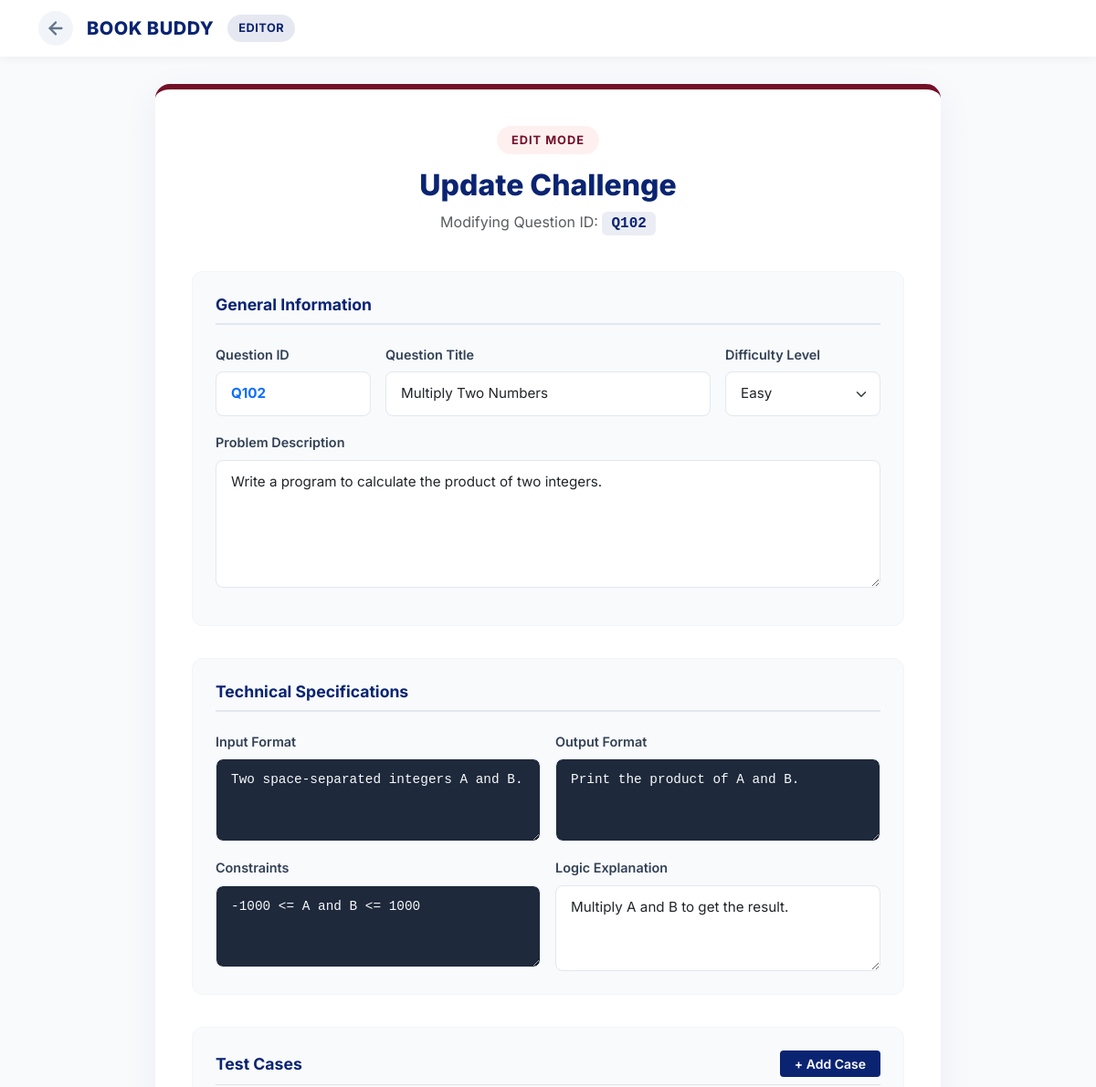
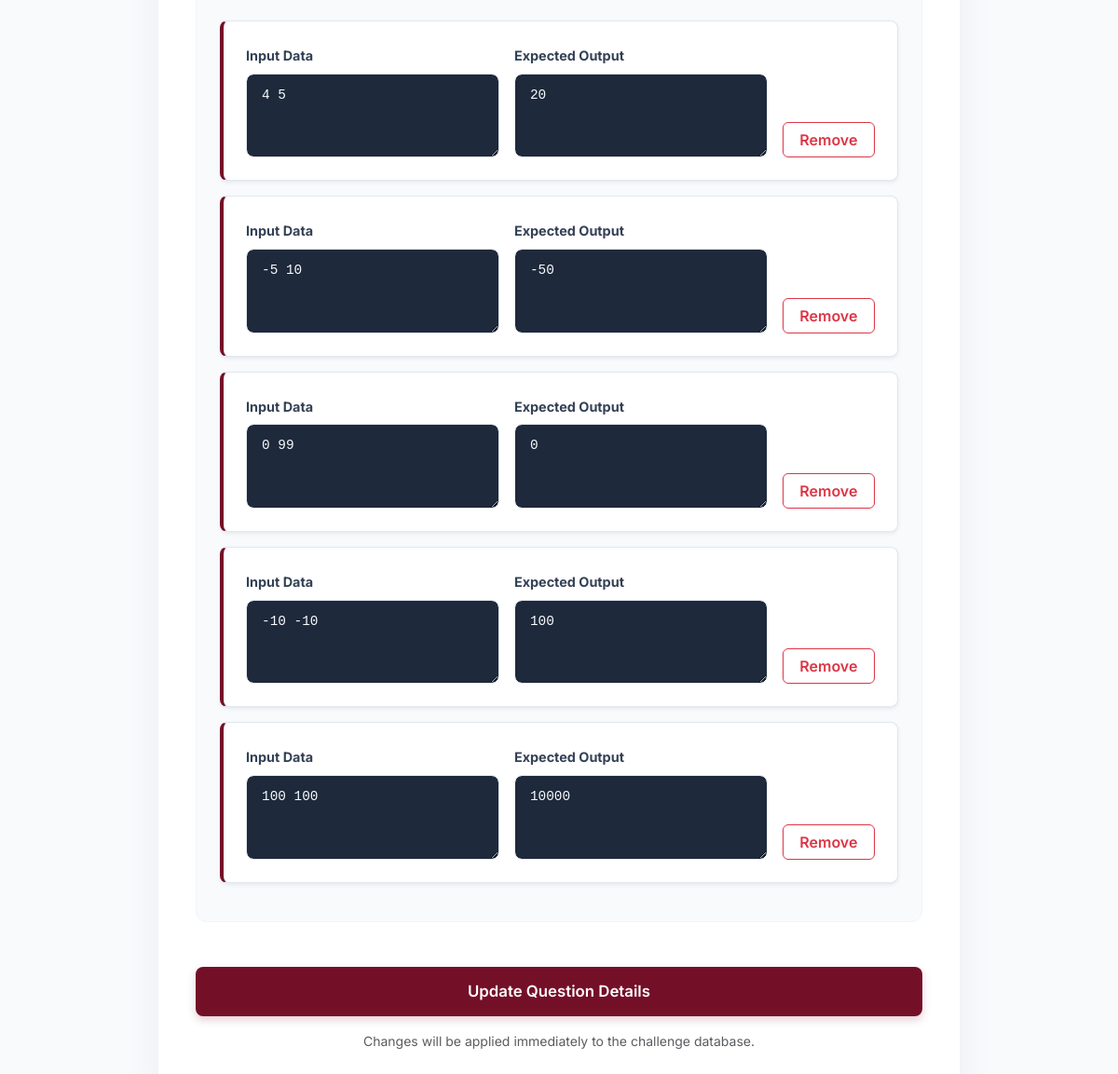
Page /admin/update/1 (signed in) on the committed database (2 pictures, top to bottom).
### app.py (models this page shows)
class Question(db.Model):
    id = db.Column(db.Integer, primary_key=True)
    question_id = db.Column(db.String(20))
    title = db.Column(db.String(200))
    description = db.Column(db.Text)
    input_format = db.Column(db.Text)
    output_format = db.Column(db.Text)
    constraints = db.Column(db.Text)
    explanation = db.Column(db.Text)
    difficulty = db.Column(db.String(20))
    test_cases = db.relationship('TestCase', backref='question', lazy=True, cascade='all, delete-orphan')

class TestCase(db.Model):
    id = db.Column(db.Integer, primary_key=True)
    input_data = db.Column(db.Text)
    expected_output = db.Column(db.Text)
    is_sample = db.Column(db.Boolean, default=False)
    points = db.Column(db.Integer, default=10)
    question_root_id = db.Column(db.Integer, db.ForeignKey('question.id'))

### app.py (the view, shortened to what this page needs)
@app.route('/admin/update/<int:id>', methods=['GET', 'POST'])
@login_required
def update_question(id):
    question = Question.query.get_or_404(id)
    return render_template('edit_questions.html', questions=question)

### app.py (called while the page is built)
def ist_now():
    return datetime.now(IST_TZ).replace(tzinfo=None)

@app.context_processor
def inject_now():
    return {'now': ist_now()}

@login_manager.user_loader
def load_user(user_id):
    student = Student.query.get(int(user_id))
    if student:
        return student
    return User.query.get(int(user_id))

### templates/edit_questions.html (shortened to what this page needs)
<!DOCTYPE html>
<html lang="en">
<head>
    <link href="https://cdn.jsdelivr.net/npm/bootstrap@5.3.0/dist/css/bootstrap.min.css" rel="stylesheet">
</head>
<body>
    <nav class="navbar sticky-top">
        <div class="container d-flex justify-content-between align-items-center">
            <div class="d-flex align-items-center">
                <a href="/show_all_questions" class="back-link" title="Back to Questions">
                    <svg width="22" height="22" viewBox="0 0 24 24" fill="none" stroke="currentColor" stroke-width="2.5" stroke-linecap="round" stroke-linejoin="round">
                        <line x1="19" y1="12" x2="5" y2="12"></line>
                        <polyline points="12 19 5 12 12 5"></polyline>
                    </svg>
                </a>
                <a href="/admin" class="brand-wrapper">
                    <h2 class="brand-name d-none d-sm-block">BOOK BUDDY</h2>
                </a>
                <span class="admin-badge d-none d-md-inline-block">EDITOR</span>
            </div>
        </div>
    </nav>
    <main class="main-container">
        <div class="styled-form">
            <header class="form-header">
                <span class="edit-badge">Edit Mode</span>
                <h1>Update Challenge</h1>
                <p class="text-muted mt-2">Modifying Question ID: <span class="qid-display">{{ questions.question_id }}</span></p>
            </header>
            <form action="{{ url_for('update_question', id=questions.id) }}" method="post">
                <div class="form-section">
                    <h3 class="section-title">General Information</h3>
                    <div class="row g-3 mb-3">
                        <div class="col-md-3">
                            <label class="form-label">Question ID</label>
                            <input type="text" name="question_id" class="form-control fw-bold text-primary" value="{{ questions.question_id }}" required>
                        </div>
                        <div class="col-md-6">
                            <label class="form-label">Question Title</label>
                            <input type="text" name="title" class="form-control" value="{{ questions.title }}" required>
                        </div>
                        <div class="col-md-3">
                            <label class="form-label">Difficulty Level</label>
                            <select name="difficulty" class="form-select" required>
                                <option value="Easy" {% if questions.difficulty == 'Easy' %}selected{% endif %}>Easy</option>
                            </select>
                        </div>
                    </div>
                    <div class="mb-3">
                        <label class="form-label">Problem Description</label>
                        <textarea name="description" class="form-control" rows="5" required>{{ questions.description }}</textarea>
                    </div>
                </div>
                <div class="form-section">
                    <h3 class="section-title">Technical Specifications</h3>
                    <div class="row g-3 mb-3">
                        <div class="col-md-6">
                            <label class="form-label">Input Format</label>
                            <textarea name="input_format" class="form-control font-monospace" rows="3" required>{{ questions.input_format }}</textarea>
                        </div>
                        <div class="col-md-6">
                            <label class="form-label">Output Format</label>
                            <textarea name="output_format" class="form-control font-monospace" rows="3" required>{{ questions.output_format }}</textarea>
                        </div>
                    </div>
                    <div class="row g-3">
                        <div class="col-md-6">
                            <label class="form-label">Constraints</label>
                            <textarea name="constraints" class="form-control font-monospace" rows="3" required>{{ questions.constraints }}</textarea>
                        </div>
                        <div class="col-md-6">
                            <label class="form-label">Logic Explanation</label>
                            <textarea name="explanation" class="form-control" rows="3" required>{{ questions.explanation }}</textarea>
                        </div>
                    </div>
                </div>
                <div class="form-section">
                    <div class="d-flex justify-content-between align-items-center mb-4 border-bottom pb-2">
                        <h3 class="section-title mb-0 border-0 pb-0">Test Cases</h3>
                        <button type="button" class="btn btn-custom-navy btn-sm px-3" onclick="addTestCase()">+ Add Case</button>
                    </div>
                    <div id="test-cases-container">
                        {% for case in questions.test_cases %}
                        <div class="test-case-item rounded-3 p-4 mb-3 shadow-sm">
                            <div class="row g-3">
                                <div class="col-md-5">
                                    <label class="form-label fw-bold">Input Data</label>
                                    <textarea class="form-control font-monospace" name="test_inputs[]" rows="3" required>{{ case.input_data }}</textarea>
                                </div>
                                <div class="col-md-5">
                                    <label class="form-label fw-bold">Expected Output</label>
                                    <textarea class="form-control font-monospace" name="test_outputs[]" rows="3" required>{{ case.expected_output }}</textarea>
                                </div>
                                <div class="col-md-2 d-flex align-items-end">
                                    <button type="button" class="btn btn-outline-danger w-100 fw-semibold" onclick="removeTestCase(this)">Remove</button>
                                </div>
                            </div>
                        </div>
                        {% endfor %}
                    </div>
                </div>
                <div class="mt-5 text-center">
                    <button type="submit" class="submit-btn">Update Question Details</button>
                    <p class="text-muted small mt-3">Changes will be applied immediately to the challenge database.</p>
                </div>
            </form>
        </div>
    </main>
</body>
</html>

### templates/edit_questions.html (style rules this page uses)
:root { --brand-navy: #0A2472; --brand-crimson: #740f28; --brand-white: #ffffff; --bg-light: #f8fafc; --text-main: #334155; --text-muted: #64748b; --border-color: #e2e8f0; }
body { font-family: 'Inter', sans-serif; background-color: var(--bg-light); color: var(--text-main); padding-bottom: 50px; }
.navbar { background-color: var(--brand-white); box-shadow: 0 2px 10px rgba(0, 0, 0, 0.05); padding: 12px 0; margin-bottom: 30px; }
.back-link { color: var(--text-muted); transition: all 0.2s; display: flex; align-items: center; justify-content: center; padding: 8px; border-radius: 50%; background-color: #f1f5f9; text-decoration: none; margin-right: 15px; }
.brand-wrapper { display: flex; align-items: center; gap: 12px; text-decoration: none; }
.brand-name { margin: 0; font-size: 1.25rem; font-weight: 800; color: var(--brand-navy); letter-spacing: 0.5px; }
.admin-badge { background-color: rgba(10, 36, 114, 0.1); color: var(--brand-navy); font-weight: 700; padding: 5px 12px; border-radius: 20px; font-size: 0.8rem; letter-spacing: 0.5px; margin-left: 15px; }
.main-container { max-width: 900px; margin: 0 auto; padding: 0 20px; }
.styled-form { background-color: var(--brand-white); border-radius: 16px; box-shadow: 0 10px 40px rgba(10, 36, 114, 0.06); padding: 40px; border-top: 6px solid var(--brand-crimson); }
.form-header { text-align: center; margin-bottom: 40px; }
.edit-badge { display: inline-block; background-color: #fff0f0; color: var(--brand-crimson); padding: 6px 16px; border-radius: 20px; font-size: 0.8rem; font-weight: 700; text-transform: uppercase; letter-spacing: 1px; margin-bottom: 15px; }
.form-header h1 { color: var(--brand-navy); font-size: 2rem; font-weight: 800; margin-bottom: 5px; }
.qid-display { background-color: rgba(10, 36, 114, 0.08); color: var(--brand-navy); padding: 4px 10px; border-radius: 6px; font-family: Consolas, monospace; font-weight: 700; }
.form-section { margin-bottom: 35px; background-color: #f8fafc; padding: 25px; border-radius: 12px; border: 1px solid #f1f5f9; }
.section-title { font-size: 1.1rem; font-weight: 700; color: var(--brand-navy); margin-bottom: 20px; padding-bottom: 10px; border-bottom: 2px solid #e2e8f0; }
.form-label { font-weight: 600; color: var(--text-main); font-size: 0.9rem; margin-bottom: 8px; }
.form-control, .form-select { padding: 12px 16px; border-radius: 8px; border: 1px solid var(--border-color); font-size: 0.95rem; transition: all 0.2s; background-color: var(--brand-white); }
.font-monospace { font-family: Consolas, Monaco, 'Courier New', monospace !important; font-size: 0.9rem; background-color: #1e293b; color: #f8fafc; }
.test-case-item { border: 1px solid var(--border-color); border-left: 4px solid var(--brand-crimson); background-color: var(--brand-white); }
.btn-custom-navy { background-color: var(--brand-navy); color: var(--brand-white); border: none; font-weight: 600; transition: all 0.3s; }
.submit-btn { background-color: var(--brand-crimson); color: var(--brand-white); border: none; padding: 14px 24px; border-radius: 8px; font-size: 1.05rem; font-weight: 600; width: 100%; transition: all 0.3s ease; box-shadow: 0 4px 10px rgba(116, 15, 40, 0.2); }

### rows in the picture
Question: question_id "Q102", title "Multiply Two Numbers", difficulty "Easy", description "Write a program to calculate the product of two integers.", input_format "Two space-separated integers A and B.", output_format "Print the product of A and B.", constraints "-1000 <= A and B <= 1000", explanation "Multiply A and B to get the result."
TestCase: input_data "4 5", expected_output "20"
TestCase: input_data "-5 10", expected_output "-50"
TestCase: input_data "0 99", expected_output "0"
TestCase: input_data "-10 -10", expected_output "100"
TestCase: input_data "100 100", expected_output "10000"
